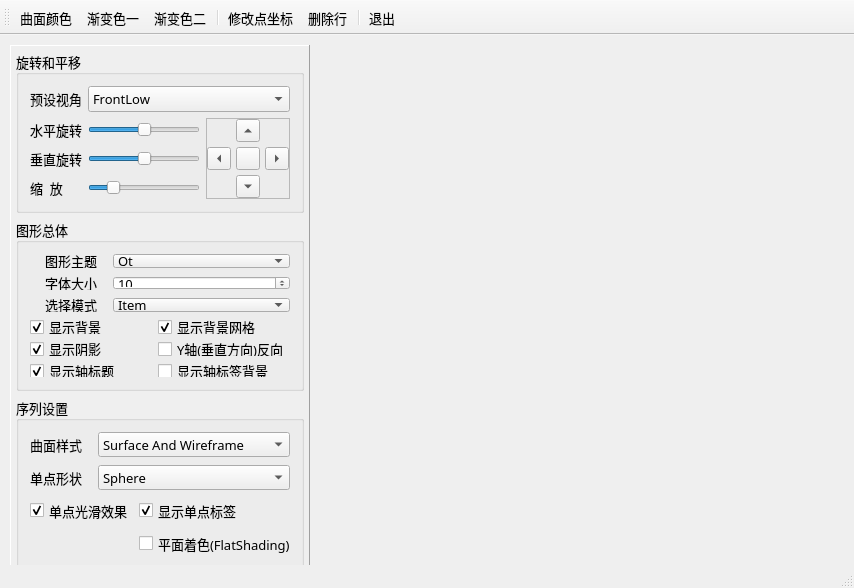
<?xml version="1.0" encoding="UTF-8"?>
<ui version="4.0">
 <class>MainWindow</class>
 <widget class="QMainWindow" name="MainWindow">
  <property name="geometry">
   <rect>
    <x>0</x>
    <y>0</y>
    <width>854</width>
    <height>588</height>
   </rect>
  </property>
  <property name="font">
   <font>
    <family>宋体</family>
    <pointsize>10</pointsize>
   </font>
  </property>
  <property name="windowTitle">
   <string>三维曲面图</string>
  </property>
  <widget class="QWidget" name="centralWidget">
   <widget class="QFrame" name="frameSetup">
    <property name="geometry">
     <rect>
      <x>10</x>
      <y>10</y>
      <width>300</width>
      <height>531</height>
     </rect>
    </property>
    <property name="maximumSize">
     <size>
      <width>350</width>
      <height>16777215</height>
     </size>
    </property>
    <property name="frameShape">
     <enum>QFrame::Panel</enum>
    </property>
    <property name="frameShadow">
     <enum>QFrame::Raised</enum>
    </property>
    <layout class="QVBoxLayout" name="verticalLayout">
     <property name="leftMargin">
      <number>5</number>
     </property>
     <property name="topMargin">
      <number>5</number>
     </property>
     <property name="rightMargin">
      <number>5</number>
     </property>
     <property name="bottomMargin">
      <number>5</number>
     </property>
     <item>
      <widget class="QGroupBox" name="groupBox_2">
       <property name="title">
        <string>旋转和平移</string>
       </property>
       <layout class="QGridLayout" name="gridLayout">
        <item row="0" column="0">
         <widget class="QLabel" name="label_6">
          <property name="text">
           <string>预设视角</string>
          </property>
          <property name="buddy">
           <cstring>comboCamera</cstring>
          </property>
         </widget>
        </item>
        <item row="0" column="1" colspan="2">
         <widget class="QComboBox" name="comboCamera">
          <property name="currentIndex">
           <number>0</number>
          </property>
          <item>
           <property name="text">
            <string>FrontLow</string>
           </property>
          </item>
          <item>
           <property name="text">
            <string>Front</string>
           </property>
          </item>
          <item>
           <property name="text">
            <string>FrontHigh</string>
           </property>
          </item>
          <item>
           <property name="text">
            <string>LeftLow</string>
           </property>
          </item>
          <item>
           <property name="text">
            <string>Left</string>
           </property>
          </item>
          <item>
           <property name="text">
            <string>LeftHigh</string>
           </property>
          </item>
          <item>
           <property name="text">
            <string>RightLow</string>
           </property>
          </item>
          <item>
           <property name="text">
            <string>Right</string>
           </property>
          </item>
          <item>
           <property name="text">
            <string>RightHigh</string>
           </property>
          </item>
          <item>
           <property name="text">
            <string>BehindLow</string>
           </property>
          </item>
          <item>
           <property name="text">
            <string>Behind</string>
           </property>
          </item>
          <item>
           <property name="text">
            <string>BehindHigh</string>
           </property>
          </item>
          <item>
           <property name="text">
            <string>IsometricLeft</string>
           </property>
          </item>
          <item>
           <property name="text">
            <string>IsometricLeftHigh</string>
           </property>
          </item>
          <item>
           <property name="text">
            <string>IsometricRight</string>
           </property>
          </item>
          <item>
           <property name="text">
            <string>IsometricRightHigh</string>
           </property>
          </item>
          <item>
           <property name="text">
            <string>DirectlyAbove</string>
           </property>
          </item>
          <item>
           <property name="text">
            <string>DirectlyAboveCW45</string>
           </property>
          </item>
          <item>
           <property name="text">
            <string>DirectlyAboveCCW45</string>
           </property>
          </item>
          <item>
           <property name="text">
            <string>FrontBelow</string>
           </property>
          </item>
          <item>
           <property name="text">
            <string>LeftBelow</string>
           </property>
          </item>
          <item>
           <property name="text">
            <string>RightBelow</string>
           </property>
          </item>
          <item>
           <property name="text">
            <string>BehindBelow</string>
           </property>
          </item>
          <item>
           <property name="text">
            <string>DirectlyBelow</string>
           </property>
          </item>
         </widget>
        </item>
        <item row="1" column="0">
         <widget class="QLabel" name="label_7">
          <property name="text">
           <string>水平旋转</string>
          </property>
          <property name="buddy">
           <cstring>sliderH</cstring>
          </property>
         </widget>
        </item>
        <item row="1" column="1">
         <widget class="QSlider" name="sliderH">
          <property name="minimum">
           <number>-180</number>
          </property>
          <property name="maximum">
           <number>180</number>
          </property>
          <property name="orientation">
           <enum>Qt::Horizontal</enum>
          </property>
         </widget>
        </item>
        <item row="1" column="2" rowspan="3">
         <widget class="QFrame" name="frame">
          <property name="frameShape">
           <enum>QFrame::StyledPanel</enum>
          </property>
          <property name="frameShadow">
           <enum>QFrame::Raised</enum>
          </property>
          <layout class="QGridLayout" name="gridLayout_4">
           <property name="leftMargin">
            <number>0</number>
           </property>
           <property name="topMargin">
            <number>0</number>
           </property>
           <property name="rightMargin">
            <number>0</number>
           </property>
           <property name="bottomMargin">
            <number>0</number>
           </property>
           <property name="spacing">
            <number>5</number>
           </property>
           <item row="0" column="1">
            <widget class="QToolButton" name="btnMoveUp">
             <property name="text">
              <string/>
             </property>
             <property name="arrowType">
              <enum>Qt::UpArrow</enum>
             </property>
            </widget>
           </item>
           <item row="1" column="0">
            <widget class="QToolButton" name="btnMoveLeft">
             <property name="text">
              <string/>
             </property>
             <property name="arrowType">
              <enum>Qt::LeftArrow</enum>
             </property>
            </widget>
           </item>
           <item row="1" column="2">
            <widget class="QToolButton" name="btnMoveRight">
             <property name="text">
              <string/>
             </property>
             <property name="arrowType">
              <enum>Qt::RightArrow</enum>
             </property>
            </widget>
           </item>
           <item row="2" column="1">
            <widget class="QToolButton" name="btnMoveDown">
             <property name="text">
              <string/>
             </property>
             <property name="arrowType">
              <enum>Qt::DownArrow</enum>
             </property>
            </widget>
           </item>
           <item row="1" column="1">
            <widget class="QToolButton" name="btnResetCamera">
             <property name="toolTip">
              <string>复位到FrontHigh视角</string>
             </property>
             <property name="text">
              <string/>
             </property>
             <property name="icon">
              <iconset resource="res.qrc">
               <normaloff>:/icons/images/326.bmp</normaloff>:/icons/images/326.bmp</iconset>
             </property>
            </widget>
           </item>
          </layout>
         </widget>
        </item>
        <item row="2" column="0">
         <widget class="QLabel" name="label_8">
          <property name="text">
           <string>垂直旋转</string>
          </property>
          <property name="buddy">
           <cstring>sliderV</cstring>
          </property>
         </widget>
        </item>
        <item row="2" column="1">
         <widget class="QSlider" name="sliderV">
          <property name="minimum">
           <number>-180</number>
          </property>
          <property name="maximum">
           <number>180</number>
          </property>
          <property name="orientation">
           <enum>Qt::Horizontal</enum>
          </property>
         </widget>
        </item>
        <item row="3" column="0">
         <widget class="QLabel" name="label_12">
          <property name="text">
           <string>缩  放</string>
          </property>
         </widget>
        </item>
        <item row="3" column="1">
         <widget class="QSlider" name="sliderZoom">
          <property name="minimum">
           <number>10</number>
          </property>
          <property name="maximum">
           <number>500</number>
          </property>
          <property name="value">
           <number>100</number>
          </property>
          <property name="orientation">
           <enum>Qt::Horizontal</enum>
          </property>
         </widget>
        </item>
       </layout>
      </widget>
     </item>
     <item>
      <widget class="QGroupBox" name="groupBox_3">
       <property name="title">
        <string>图形总体</string>
       </property>
       <layout class="QGridLayout" name="gridLayout_3">
        <property name="verticalSpacing">
         <number>8</number>
        </property>
        <item row="0" column="0">
         <widget class="QLabel" name="label">
          <property name="text">
           <string>图形主题</string>
          </property>
          <property name="alignment">
           <set>Qt::AlignRight|Qt::AlignTrailing|Qt::AlignVCenter</set>
          </property>
          <property name="indent">
           <number>10</number>
          </property>
          <property name="buddy">
           <cstring>cBoxTheme</cstring>
          </property>
         </widget>
        </item>
        <item row="0" column="1" colspan="2">
         <widget class="QComboBox" name="cBoxTheme">
          <item>
           <property name="text">
            <string>Qt</string>
           </property>
          </item>
          <item>
           <property name="text">
            <string>Primary Colors</string>
           </property>
          </item>
          <item>
           <property name="text">
            <string>Digia</string>
           </property>
          </item>
          <item>
           <property name="text">
            <string>StoneMoss</string>
           </property>
          </item>
          <item>
           <property name="text">
            <string>ArmyBlue</string>
           </property>
          </item>
          <item>
           <property name="text">
            <string>Retro</string>
           </property>
          </item>
          <item>
           <property name="text">
            <string>Ebony</string>
           </property>
          </item>
          <item>
           <property name="text">
            <string>Isabelle</string>
           </property>
          </item>
         </widget>
        </item>
        <item row="1" column="0">
         <widget class="QLabel" name="label_4">
          <property name="text">
           <string>字体大小</string>
          </property>
          <property name="alignment">
           <set>Qt::AlignRight|Qt::AlignTrailing|Qt::AlignVCenter</set>
          </property>
          <property name="indent">
           <number>10</number>
          </property>
          <property name="buddy">
           <cstring>spinFontSize</cstring>
          </property>
         </widget>
        </item>
        <item row="1" column="1" colspan="2">
         <widget class="QSpinBox" name="spinFontSize">
          <property name="minimum">
           <number>5</number>
          </property>
          <property name="value">
           <number>10</number>
          </property>
         </widget>
        </item>
        <item row="3" column="0">
         <widget class="QCheckBox" name="chkBoxBackground">
          <property name="text">
           <string>显示背景</string>
          </property>
          <property name="checked">
           <bool>true</bool>
          </property>
         </widget>
        </item>
        <item row="3" column="2">
         <widget class="QCheckBox" name="chkBoxGrid">
          <property name="text">
           <string>显示背景网格</string>
          </property>
          <property name="checked">
           <bool>true</bool>
          </property>
         </widget>
        </item>
        <item row="4" column="0">
         <widget class="QCheckBox" name="chkBoxShadow">
          <property name="text">
           <string>显示阴影</string>
          </property>
          <property name="checked">
           <bool>true</bool>
          </property>
         </widget>
        </item>
        <item row="5" column="0" colspan="2">
         <widget class="QCheckBox" name="chkBoxAxisTitle">
          <property name="text">
           <string>显示轴标题</string>
          </property>
          <property name="checked">
           <bool>true</bool>
          </property>
         </widget>
        </item>
        <item row="4" column="2">
         <widget class="QCheckBox" name="chkBoxReverse">
          <property name="text">
           <string>Y轴(垂直方向)反向</string>
          </property>
         </widget>
        </item>
        <item row="5" column="2">
         <widget class="QCheckBox" name="chkBoxAxisBackground">
          <property name="text">
           <string>显示轴标签背景</string>
          </property>
         </widget>
        </item>
        <item row="2" column="0">
         <widget class="QLabel" name="label_3">
          <property name="text">
           <string>选择模式</string>
          </property>
          <property name="alignment">
           <set>Qt::AlignRight|Qt::AlignTrailing|Qt::AlignVCenter</set>
          </property>
          <property name="indent">
           <number>10</number>
          </property>
         </widget>
        </item>
        <item row="2" column="1" colspan="2">
         <widget class="QComboBox" name="cBoxSelectionMode">
          <property name="currentIndex">
           <number>1</number>
          </property>
          <item>
           <property name="text">
            <string>None</string>
           </property>
          </item>
          <item>
           <property name="text">
            <string>Item</string>
           </property>
          </item>
          <item>
           <property name="text">
            <string>Row Slice</string>
           </property>
          </item>
          <item>
           <property name="text">
            <string>Column Slice</string>
           </property>
          </item>
         </widget>
        </item>
       </layout>
      </widget>
     </item>
     <item>
      <widget class="QGroupBox" name="groupBox_4">
       <property name="title">
        <string>序列设置</string>
       </property>
       <layout class="QGridLayout" name="gridLayout_2">
        <property name="verticalSpacing">
         <number>8</number>
        </property>
        <item row="0" column="0">
         <widget class="QLabel" name="label_5">
          <property name="text">
           <string>曲面样式</string>
          </property>
          <property name="alignment">
           <set>Qt::AlignRight|Qt::AlignTrailing|Qt::AlignVCenter</set>
          </property>
          <property name="indent">
           <number>10</number>
          </property>
         </widget>
        </item>
        <item row="0" column="1" colspan="2">
         <widget class="QComboBox" name="comboDrawMode">
          <property name="currentIndex">
           <number>2</number>
          </property>
          <item>
           <property name="text">
            <string>Wireframe</string>
           </property>
          </item>
          <item>
           <property name="text">
            <string>Surface</string>
           </property>
          </item>
          <item>
           <property name="text">
            <string>Surface And Wireframe</string>
           </property>
          </item>
         </widget>
        </item>
        <item row="1" column="0">
         <widget class="QLabel" name="label_2">
          <property name="text">
           <string>单点形状</string>
          </property>
          <property name="alignment">
           <set>Qt::AlignRight|Qt::AlignTrailing|Qt::AlignVCenter</set>
          </property>
          <property name="indent">
           <number>10</number>
          </property>
          <property name="buddy">
           <cstring>cBoxBarStyle</cstring>
          </property>
         </widget>
        </item>
        <item row="1" column="1" colspan="2">
         <widget class="QComboBox" name="cBoxBarStyle">
          <property name="currentIndex">
           <number>7</number>
          </property>
          <item>
           <property name="text">
            <string>Bar</string>
           </property>
          </item>
          <item>
           <property name="text">
            <string>Cube</string>
           </property>
          </item>
          <item>
           <property name="text">
            <string>Pyramid</string>
           </property>
          </item>
          <item>
           <property name="text">
            <string>Cone</string>
           </property>
          </item>
          <item>
           <property name="text">
            <string>Cylinder</string>
           </property>
          </item>
          <item>
           <property name="text">
            <string>BevelBar</string>
           </property>
          </item>
          <item>
           <property name="text">
            <string>BevelCube</string>
           </property>
          </item>
          <item>
           <property name="text">
            <string>Sphere</string>
           </property>
          </item>
          <item>
           <property name="text">
            <string>Minimal</string>
           </property>
          </item>
          <item>
           <property name="text">
            <string>Arrow</string>
           </property>
          </item>
          <item>
           <property name="text">
            <string>Point</string>
           </property>
          </item>
         </widget>
        </item>
        <item row="3" column="0" colspan="2">
         <widget class="QCheckBox" name="chkBoxSmooth">
          <property name="text">
           <string>单点光滑效果</string>
          </property>
          <property name="checked">
           <bool>true</bool>
          </property>
         </widget>
        </item>
        <item row="3" column="2">
         <widget class="QCheckBox" name="chkBoxItemLabel">
          <property name="text">
           <string>显示单点标签</string>
          </property>
          <property name="checked">
           <bool>true</bool>
          </property>
         </widget>
        </item>
        <item row="4" column="2">
         <widget class="QCheckBox" name="chkBoxFlatShading">
          <property name="text">
           <string>平面着色(FlatShading)</string>
          </property>
         </widget>
        </item>
       </layout>
      </widget>
     </item>
     <item>
      <spacer name="verticalSpacer">
       <property name="orientation">
        <enum>Qt::Vertical</enum>
       </property>
       <property name="sizeHint" stdset="0">
        <size>
         <width>20</width>
         <height>22</height>
        </size>
       </property>
      </spacer>
     </item>
    </layout>
   </widget>
  </widget>
  <widget class="QStatusBar" name="statusBar"/>
  <widget class="QToolBar" name="toolBar">
   <property name="windowTitle">
    <string>toolBar</string>
   </property>
   <property name="iconSize">
    <size>
     <width>16</width>
     <height>16</height>
    </size>
   </property>
   <property name="toolButtonStyle">
    <enum>Qt::ToolButtonTextBesideIcon</enum>
   </property>
   <attribute name="toolBarArea">
    <enum>TopToolBarArea</enum>
   </attribute>
   <attribute name="toolBarBreak">
    <bool>false</bool>
   </attribute>
   <addaction name="actSurf_Color"/>
   <addaction name="actSurf_GradColor1"/>
   <addaction name="actSurf_GradColor2"/>
   <addaction name="separator"/>
   <addaction name="actPoint_Modify"/>
   <addaction name="actPoint_DeleteRow"/>
   <addaction name="separator"/>
   <addaction name="actClose"/>
  </widget>
  <action name="actSurf_Color">
   <property name="icon">
    <iconset resource="res.qrc">
     <normaloff>:/icons/images/211.JPG</normaloff>:/icons/images/211.JPG</iconset>
   </property>
   <property name="text">
    <string>曲面颜色</string>
   </property>
   <property name="toolTip">
    <string>设置曲面颜色</string>
   </property>
  </action>
  <action name="actSurf_GradColor1">
   <property name="icon">
    <iconset resource="res.qrc">
     <normaloff>:/icons/images/720.bmp</normaloff>:/icons/images/720.bmp</iconset>
   </property>
   <property name="text">
    <string>渐变色一</string>
   </property>
   <property name="toolTip">
    <string>使用渐变色一</string>
   </property>
  </action>
  <action name="actSurf_GradColor2">
   <property name="icon">
    <iconset resource="res.qrc">
     <normaloff>:/icons/images/726.bmp</normaloff>:/icons/images/726.bmp</iconset>
   </property>
   <property name="text">
    <string>渐变色二</string>
   </property>
   <property name="toolTip">
    <string>使用渐变色二</string>
   </property>
  </action>
  <action name="actClose">
   <property name="icon">
    <iconset resource="res.qrc">
     <normaloff>:/icons/images/132.bmp</normaloff>:/icons/images/132.bmp</iconset>
   </property>
   <property name="text">
    <string>退出</string>
   </property>
   <property name="toolTip">
    <string>退出</string>
   </property>
  </action>
  <action name="actPoint_Modify">
   <property name="icon">
    <iconset resource="res.qrc">
     <normaloff>:/icons/images/810.bmp</normaloff>:/icons/images/810.bmp</iconset>
   </property>
   <property name="text">
    <string>修改点坐标</string>
   </property>
   <property name="toolTip">
    <string>修改点坐标(F2)</string>
   </property>
   <property name="shortcut">
    <string>F2</string>
   </property>
  </action>
  <action name="actPoint_DeleteRow">
   <property name="icon">
    <iconset resource="res.qrc">
     <normaloff>:/icons/images/318.bmp</normaloff>:/icons/images/318.bmp</iconset>
   </property>
   <property name="text">
    <string>删除行</string>
   </property>
   <property name="toolTip">
    <string>删除一行的点(Del)</string>
   </property>
   <property name="shortcut">
    <string>Del</string>
   </property>
  </action>
 </widget>
 <layoutdefault spacing="6" margin="11"/>
 <resources>
  <include location="res.qrc"/>
 </resources>
 <connections>
  <connection>
   <sender>actClose</sender>
   <signal>triggered()</signal>
   <receiver>MainWindow</receiver>
   <slot>close()</slot>
   <hints>
    <hint type="sourcelabel">
     <x>-1</x>
     <y>-1</y>
    </hint>
    <hint type="destinationlabel">
     <x>432</x>
     <y>278</y>
    </hint>
   </hints>
  </connection>
 </connections>
</ui>
